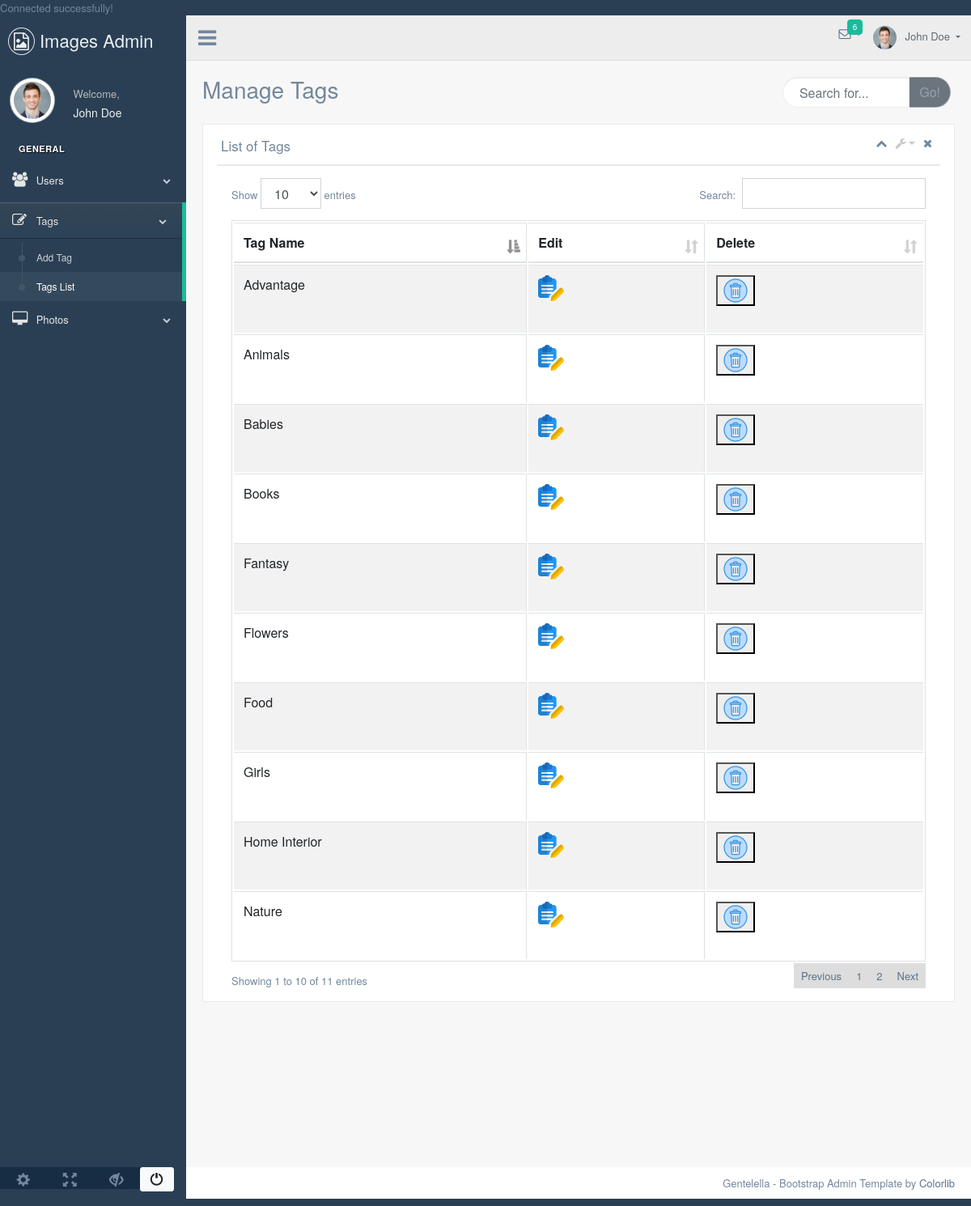
The app's page /admin/categories.php (signed in) with its own data.
### tables this page shows
CREATE TABLE `tags` (
  `category_id` int(250) NOT NULL,
  `category` varchar(150) NOT NULL
);

### displayFunction.php (called while the page is built, shortened)
    <?php
function retrieveCategories($conn){
    $data = $conn->query("SELECT * FROM `tags`")->fetchAll();
    return $data;
}
?>

### admin/categories.php (the view, shortened to what this page needs)
<?php
include './dbConnection.php';
include '../displayFunction.php';
$tags = retrieveCategories($conn);
?>
<!DOCTYPE html>
<html lang="en">
  <head>
    <link href="vendors/bootstrap/dist/css/bootstrap.min.css" rel="stylesheet">
    <link href="vendors/font-awesome/css/font-awesome.min.css" rel="stylesheet">
    <link href="vendors/nprogress/nprogress.css" rel="stylesheet">
    <link href="vendors/iCheck/skins/flat/green.css" rel="stylesheet">
    <link href="vendors/datatables.net-bs/css/dataTables.bootstrap.min.css" rel="stylesheet">
    <link href="vendors/datatables.net-buttons-bs/css/buttons.bootstrap.min.css" rel="stylesheet">
    <link href="vendors/datatables.net-fixedheader-bs/css/fixedHeader.bootstrap.min.css" rel="stylesheet">
    <link href="vendors/datatables.net-responsive-bs/css/responsive.bootstrap.min.css" rel="stylesheet">
    <link href="vendors/datatables.net-scroller-bs/css/scroller.bootstrap.min.css" rel="stylesheet">
    <link href="build/css/custom.min.css" rel="stylesheet">
  </head>
  <body class="nav-md">
    <div class="container body">
      <div class="main_container">
        <div class="col-md-3 left_col">
          <div class="left_col scroll-view">
            <div class="navbar nav_title" style="border: 0;">
              <a href="../index.php" class="site_title"><i class="fa fa-file-image-o"></i></i> <span>Images Admin</span></a>
            </div>
            <div class="profile clearfix">
              <div class="profile_pic">
                <img src="images/img.jpg" alt="..." class="img-circle profile_img">
              </div>
              <div class="profile_info">
                <span>Welcome,</span>
                <h2>John Doe</h2>
              </div>
            </div>
            <br />
					<div id="sidebar-menu" class="main_menu_side hidden-print main_menu">
						<div class="menu_section">
							<h3>General</h3>
							<ul class="nav side-menu">
								<li><a><i class="fa fa-users"></i> Users <span class="fa fa-chevron-down"></span></a>
								</li>
								<li><a><i class="fa fa-edit"></i> Tags <span class="fa fa-chevron-down"></span></a>
									<ul class="nav child_menu">
										<li><a href="addCategory.php">Add Tag</a></li>
										<li><a href="categories.php">Tags List</a></li>
									</ul>
								</li>
								<li><a><i class="fa fa-desktop"></i> Photos <span class="fa fa-chevron-down"></span></a>
								</li>
							</ul>
						</div>
					</div>
            <div class="sidebar-footer hidden-small">
              <a data-toggle="tooltip" data-placement="top" title="Settings">
                <span class="glyphicon glyphicon-cog" aria-hidden="true"></span>
              </a>
              <a data-toggle="tooltip" data-placement="top" title="FullScreen">
                <span class="glyphicon glyphicon-fullscreen" aria-hidden="true"></span>
              </a>
              <a data-toggle="tooltip" data-placement="top" title="Lock">
                <span class="glyphicon glyphicon-eye-close" aria-hidden="true"></span>
              </a>
              <form action="" method="post">
								<button name="logout" value="logout" title="logout" class="btn btn-light" data-toggle="tooltip" data-placement="top"> <span class="glyphicon glyphicon-off" aria-hidden="true"></span></button>
							</form>
            </div>
          </div>
        </div>
        <div class="top_nav">
            <div class="nav_menu">
                <div class="nav toggle">
                  <a id="menu_toggle"><i class="fa fa-bars"></i></a>
                </div>
                <nav class="nav navbar-nav">
                <ul class=" navbar-right">
                  <li class="nav-item dropdown open" style="padding-left: 15px;">
                    <a href="javascript:;" class="user-profile dropdown-toggle" aria-haspopup="true" id="navbarDropdown" data-toggle="dropdown" aria-expanded="false">
                      <img src="images/img.jpg" alt="">John Doe
                    </a>
                  </li>
                  <li role="presentation" class="nav-item dropdown open">
                    <a href="javascript:;" class="dropdown-toggle info-number" id="navbarDropdown1" data-toggle="dropdown" aria-expanded="false">
                      <i class="fa fa-envelope-o"></i>
                      <span class="badge bg-green">6</span>
                    </a>
                  </li>
                </ul>
              </nav>
            </div>
          </div>
        <div class="right_col" role="main">
          <div class="">
            <div class="page-title">
              <div class="title_left">
                <h3>Manage Tags</h3>
              </div>
              <div class="title_right">
                <div class="col-md-5 col-sm-5 col-xs-12 form-group pull-right top_search">
                  <div class="input-group">
                    <input type="text" class="form-control" placeholder="Search for...">
                    <span class="input-group-btn">
                      <button class="btn btn-secondary" type="button">Go!</button>
                    </span>
                  </div>
                </div>
              </div>
            </div>
            <div class="clearfix"></div>
            <div class="row">
              <div class="col-md-12 col-sm-12 ">
                <div class="x_panel">
                  <div class="x_title">
                    <h2>List of Tags</h2>
                    <ul class="nav navbar-right panel_toolbox">
                      <li><a class="collapse-link"><i class="fa fa-chevron-up"></i></a>
                      </li>
                      <li class="dropdown">
                        <a href="#" class="dropdown-toggle" data-toggle="dropdown" role="button" aria-expanded="false"><i class="fa fa-wrench"></i></a>
                      </li>
                      <li><a class="close-link"><i class="fa fa-close"></i></a>
                      </li>
                    </ul>
                    <div class="clearfix"></div>
                  </div>
                  <div class="x_content">
                      <div class="row">
                          <div class="col-sm-12">
                            <div class="card-box table-responsive">
                    <table id="datatable" class="table table-striped table-bordered" style="width:100%">
                      <thead>
                        <tr>
                          <th>Tag Name</th>
                          <th>Edit</th>
                          <th>Delete</th>
                        </tr>
                      </thead>
                      <tbody>
                          <?php
                            foreach($tags as $tag){?>
                              <tr>
                                <td><?php echo $tag['category'];?></td>
                                <td><a href="./editCategory.php?id=<?php echo $tag['category_id'];?>"><img src="./images/edit.png" alt="Edit"></a></td>
                                <td><form action="" method="post">
                                  <button type="submit" name="delete" value="delete"><img src="./images/delete.png" alt="Delete"></button></form>
                                </td>
                              </tr>
                          <?php }?>
                      </tbody>
                    </table>
                  </div>
                  </div>
              </div>
            </div>
                </div>
              </div>
            </div>
          </div>
        </div>
        <footer>
          <div class="pull-right">
            Gentelella - Bootstrap Admin Template by <a href="https://colorlib.com">Colorlib</a>
          </div>
          <div class="clearfix"></div>
        </footer>
      </div>
    </div>
  </body>
</html>

### records on screen
tags: category "Flowers"
tags: category "Babies"
tags: category "Animals"
tags: category "Books"
tags: category "Nature"
tags: category "Advantage"
tags: category "Girls"
tags: category "Fantasy"
tags: category "Food"
tags: category "Home Interior"
